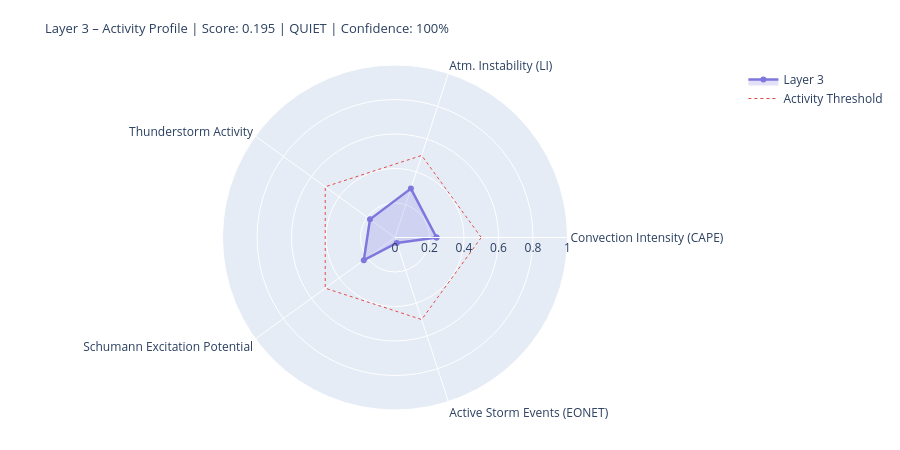

Notebook code for this chart:
### Markdown cell above
---
## 4. State Assessment & Handoff to Layer 4/5

### Code cell
# ============================================================
# LAYER-3-SCORE
# Five dynamic components
# ============================================================

def norm(v, lo, hi):
    if v is None or (isinstance(v, float) and math.isnan(v)): return None
    return round(max(0.0, min(1.0, (v - lo) / (hi - lo))), 4)

# --- 1) Convection intensity (global CAPE mean) ---
cape_mean = df_atm['cape'].dropna().mean() if not df_atm.empty else None
conv_score = norm(cape_mean, 0, 3000)
conv_src   = 'primary' if cape_mean is not None else 'missing'

# --- 2) Atmospheric instability (LI mean) ---
li_mean   = df_atm['li'].dropna().mean() if not df_atm.empty else None
# Negative LI = unstable → higher score
instab_score = norm(-li_mean if li_mean is not None else None, -6, 6)
instab_src   = 'primary' if li_mean is not None else 'missing'

# --- 3) Thunderstorm activity (mean thunder score + WMO count) ---
thunder_mean = df_atm['thunder_score'].mean() if not df_atm.empty else None
n_thunder    = int(df_atm['thunderstorm'].sum()) if not df_atm.empty else 0
thunder_score_val = norm(
    (thunder_mean or 0) * 0.7 + n_thunder * 0.1, 0, 1.0
) if thunder_mean is not None else None
thunder_src = 'primary'

# --- 4) Schumann excitation potential (weighted Schumann contribution) ---
schumann_pot = df_atm['schumann_contribution'].mean() if not df_atm.empty else None
# Boosted by Layer-2 thunderstorm trigger
if schumann_pot is not None and l2_thunder:
    schumann_pot = min(1.0, schumann_pot * 1.2)
schumann_score = norm(schumann_pot, 0, 1.0) if schumann_pot is not None else None
schumann_src   = 'derived'

# --- 5) Storm activity (NASA EONET) ---
# Distinction: None = data not loaded, 0.0 = loaded but no events
storm_score = None
storm_src   = 'missing'
if raw.get('storms') is not None:          # API reached successfully
    storm_score = norm(len(storm_events), 0, 30) if storm_events else 0.0
    storm_src   = 'primary'

# X-Ray and Kp: context only, not in dynamic score
# (X-Ray = Layer-0/4 driver; Kp = geomagnetic index, not a lightning proxy)
xray_context = None
if raw.get('xray'):
    df_xc = pd.DataFrame(raw['xray'])
    fc = next((c for c in df_xc.columns
               if any(k in c.lower() for k in ['flux','long']) and 'time' not in c.lower()),
              df_xc.columns[1])
    df_xc[fc] = pd.to_numeric(df_xc[fc], errors='coerce')
    xray_last = df_xc[fc].dropna().iloc[-1] if not df_xc[fc].dropna().empty else None
    if xray_last:
        xray_class = ('X' if xray_last>=1e-4 else 'M' if xray_last>=1e-5
                      else 'C' if xray_last>=1e-6 else 'B')
        xray_context = {'flux': float(xray_last), 'class': xray_class}
        print(f'X-Ray context: {xray_class}-class ({xray_last:.2e} W/m²)')

# --- Aggregate ---
COMPONENTS = {
    'Convection Intensity (CAPE)':  {'score': conv_score,       'source': conv_src,    'dynamic': True},
    'Atm. Instability (LI)':         {'score': instab_score,     'source': instab_src,  'dynamic': True},
    'Thunderstorm Activity':              {'score': thunder_score_val, 'source': thunder_src, 'dynamic': True},
    'Schumann Excitation Potential':   {'score': schumann_score,   'source': schumann_src,'dynamic': True},
    'Active Storm Events (EONET)': {'score': storm_score,      'source': storm_src,   'dynamic': True},
}

available   = {k: v['score'] for k, v in COMPONENTS.items() if v['score'] is not None}
unavailable = [k for k, v in COMPONENTS.items() if v['score'] is None]
layer3_score = round(sum(available.values()) / len(available), 4) if available else None
confidence   = round(len(available) / len(COMPONENTS), 2)
level = ('unknown' if layer3_score is None
         else 'quiet'   if layer3_score < 0.3
         else 'moderate' if layer3_score < 0.6
         else 'active')
dominant_l3 = max(available, key=available.get) if available else 'none'

# --- Ausgabe ---
W = 68
print('=' * W)
print('LAYER 3 – ATMOSPHERE / WEATHER / THUNDERSTORMS – STATE ASSESSMENT')
print('=' * W)
for name, comp in COMPONENTS.items():
    s = comp['score']
    if s is not None:
        bar = '█' * int(s * 20) + '░' * (20 - int(s * 20))
        print(f'  {name:<36} {bar}  {s:.3f}  [{comp["source"]}]')
    else:
        print(f'  {name:<36} {"─" * 20}  n/a   [missing]')
print('-' * W)
print(f'  Score:        {layer3_score:.3f}  ({len(available)}/{len(COMPONENTS)} components)')
print(f'  Confidence:   {confidence:.0%}')
print(f'  Level:        {level.upper()}')
print(f'  Dominant:     {dominant_l3}')
print(f'  CAPE mean:    {cape_mean:.0f} J/kg' if cape_mean else '  CAPE mean:    n/a')
print(f'  LI mean:      {li_mean:.1f} K' if li_mean is not None else '  LI mean:      n/a')
print(f'  Thunderstorms:{n_thunder} points (WMO)  +  {len(storm_events)} NASA EONET')
print('=' * W)

# Radar
cats   = list(available.keys())
vals_r = list(available.values())
if len(cats) >= 3:
    fig = go.Figure()
    fig.add_trace(go.Scatterpolar(
        r=vals_r + [vals_r[0]], theta=cats + [cats[0]],
        fill='toself', fillcolor='rgba(127,119,221,0.22)',
        line=dict(color='#7F77DD', width=2.5), name='Layer 3'
    ))
    fig.add_trace(go.Scatterpolar(
        r=[0.5] * (len(cats)+1), theta=cats + [cats[0]],
        line=dict(color='#E24B4A', dash='dot', width=1),
        mode='lines', name='Activity Threshold'
    ))
    fig.update_layout(
        title=dict(
            text=f'Layer 3 – Activity Profile | Score: {layer3_score:.3f} | {level.upper()} | Confidence: {confidence:.0%}',
            font=dict(size=13)
        ),
        polar=dict(radialaxis=dict(visible=True, range=[0, 1])),
        height=450, showlegend=True,
        margin=dict(l=60, r=60, t=65, b=40)
    )
    fig.show()

### Figure 1 — Plotly figure (JSON) as saved in the notebook; plotly's stock layout.template omitted (floating-point values rounded to 4 significant figures)
{"data": [{"fill": "toself", "fillcolor": "rgba(127,119,221,0.22)", "line": {"color": "#7F77DD", "width": 2.5}, "name": "Layer 3", "r": [0.2407, 0.2983, 0.1792, 0.2234, 0.0333, 0.2407], "theta": ["Convection Intensity (CAPE)", "Atm. Instability (LI)", "Thunderstorm Activity", "Schumann Excitation Potential", "Active Storm Events (EONET)", "Convection Intensity (CAPE)"], "type": "scatterpolar"}, {"line": {"color": "#E24B4A", "dash": "dot", "width": 1}, "mode": "lines", "name": "Activity Threshold", "r": [0.5, 0.5, 0.5, 0.5, 0.5, 0.5], "theta": ["Convection Intensity (CAPE)", "Atm. Instability (LI)", "Thunderstorm Activity", "Schumann Excitation Potential", "Active Storm Events (EONET)", "Convection Intensity (CAPE)"], "type": "scatterpolar"}], "layout": {"height": 450, "margin": {"b": 40, "l": 60, "r": 60, "t": 65}, "polar": {"radialaxis": {"range": [0, 1], "visible": true}}, "showlegend": true, "title": {"font": {"size": 13}, "text": "Layer 3 – Activity Profile | Score: 0.195 | QUIET | Confidence: 100%"}}}
